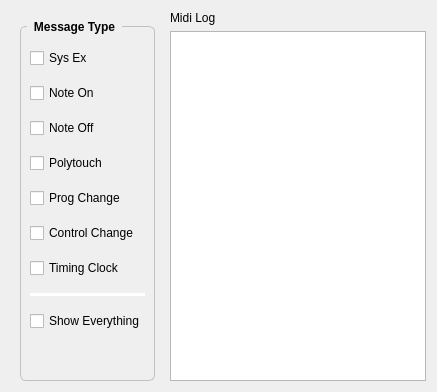
            <widget class="QWidget" name="midiWidget">
             <layout class="QHBoxLayout" name="horizontalLayout_3">
              <item>
               <layout class="QVBoxLayout" name="verticalLayout_5">
                <item>
                 <widget class="QWidget" name="midiFilterFrame" native="true">
                  <property name="sizePolicy">
                   <sizepolicy hsizetype="Fixed" vsizetype="Preferred">
                    <horstretch>0</horstretch>
                    <verstretch>0</verstretch>
                   </sizepolicy>
                  </property>
                  <property name="minimumSize">
                   <size>
                    <width>150</width>
                    <height>0</height>
                   </size>
                  </property>
                  <layout class="QVBoxLayout" name="verticalLayout_8">
                   <property name="spacing">
                    <number>9</number>
                   </property>
                   <property name="bottomMargin">
                    <number>0</number>
                   </property>
                   <item>
                    <widget class="QGroupBox" name="msgTypeGroupBox">
                     <property name="sizePolicy">
                      <sizepolicy hsizetype="Expanding" vsizetype="Preferred">
                       <horstretch>0</horstretch>
                       <verstretch>0</verstretch>
                      </sizepolicy>
                     </property>
                     <property name="styleSheet">
                      <string notr="true">QGroupBox{
	border: 1px solid white;
}

Line {
	color: blue;
}

QGroupBox::title {
    subcontrol-origin: margin;
    left: 7px;
	top: -10ox;
    padding: 0px 5px 0px 5px;
}

QGroupBox {
    font: bold;
    border: 1px solid silver;
    border-radius: 6px;
    margin-top: 6px;
}</string>
                     </property>
                     <property name="title">
                      <string>Message Type</string>
                     </property>
                     <layout class="QVBoxLayout" name="verticalLayout_12">
                      <property name="spacing">
                       <number>15</number>
                      </property>
                      <property name="topMargin">
                       <number>21</number>
                      </property>
                      <item>
                       <widget class="QCheckBox" name="midiLogShowSysExCheckBox">
                        <property name="text">
                         <string>Sys Ex</string>
                        </property>
                       </widget>
                      </item>
                      <item>
                       <widget class="QCheckBox" name="midiLogShowNoteOnCheckBox">
                        <property name="text">
                         <string>Note On</string>
                        </property>
                       </widget>
                      </item>
                      <item>
                       <widget class="QCheckBox" name="midiLogShowNoteOffCheckBox">
                        <property name="text">
                         <string>Note Off</string>
                        </property>
                       </widget>
                      </item>
                      <item>
                       <widget class="QCheckBox" name="midiLogShowPolyCheckBox">
                        <property name="text">
                         <string>Polytouch</string>
                        </property>
                       </widget>
                      </item>
                      <item>
                       <widget class="QCheckBox" name="midiLogShowProgChangeCheckBox">
                        <property name="text">
                         <string>Prog Change</string>
                        </property>
                       </widget>
                      </item>
                      <item>
                       <widget class="QCheckBox" name="midiLogShowControlChangeCheckBox">
                        <property name="text">
                         <string>Control Change</string>
                        </property>
                       </widget>
                      </item>
                      <item>
                       <widget class="QCheckBox" name="midiLogShowClockCheckBox">
                        <property name="text">
                         <string>Timing Clock</string>
                        </property>
                       </widget>
                      </item>
                      <item>
                       <widget class="Line" name="line">
                        <property name="styleSheet">
                         <string notr="true">#line {
	border: 5px solid white;
}</string>
                        </property>
                        <property name="orientation">
                         <enum>Qt::Horizontal</enum>
                        </property>
                       </widget>
                      </item>
                      <item>
                       <widget class="QCheckBox" name="midiLogShowAllCheckBox">
                        <property name="text">
                         <string>Show Everything</string>
                        </property>
                       </widget>
                      </item>
                      <item>
                       <spacer name="verticalSpacer">
                        <property name="orientation">
                         <enum>Qt::Vertical</enum>
                        </property>
                        <property name="sizeHint" stdset="0">
                         <size>
                          <width>20</width>
                          <height>40</height>
                         </size>
                        </property>
                       </spacer>
                      </item>
                     </layout>
                    </widget>
                   </item>
                  </layout>
                 </widget>
                </item>
               </layout>
              </item>
              <item>
               <layout class="QVBoxLayout" name="verticalLayout_7">
                <item>
                 <widget class="QLabel" name="label">
                  <property name="text">
                   <string>Midi Log</string>
                  </property>
                 </widget>
                </item>
                <item>
                 <widget class="QTextBrowser" name="midiLogBrowser"/>
                </item>
               </layout>
              </item>
             </layout>
            </widget>
